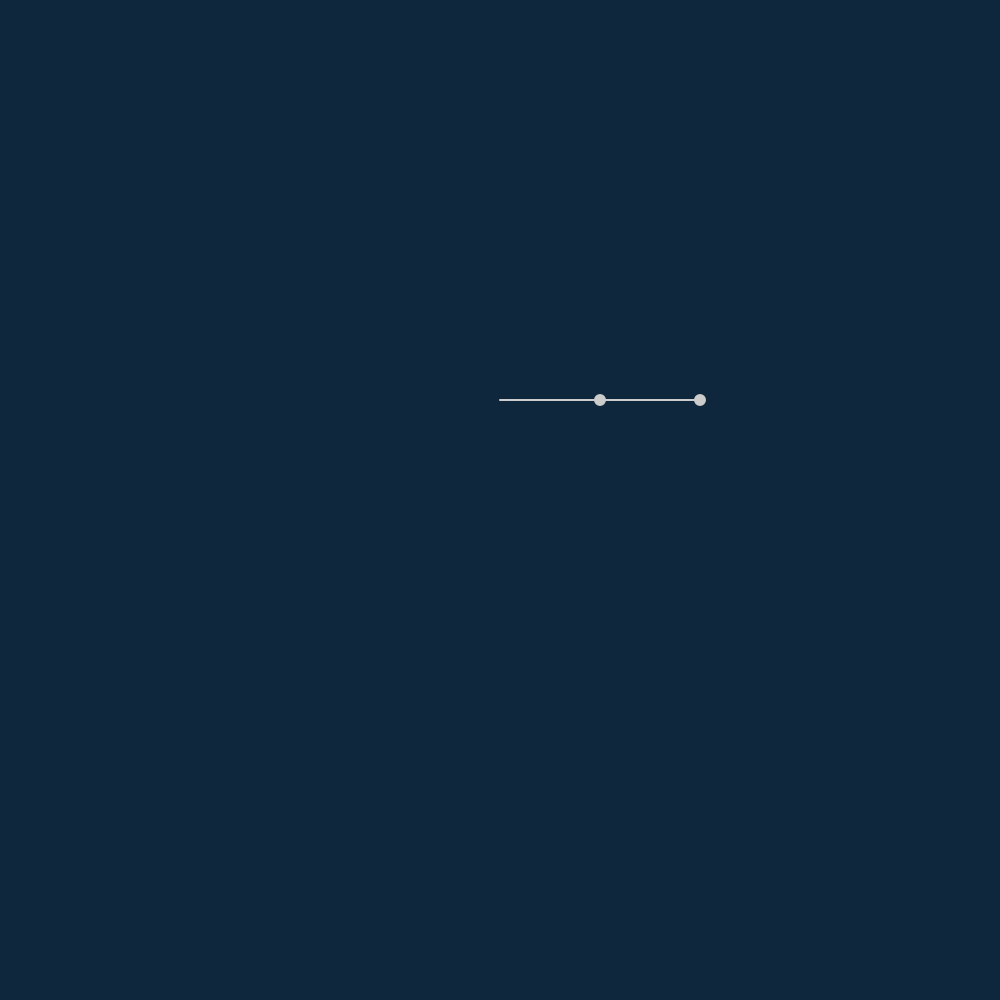
Frame 1 (no input)
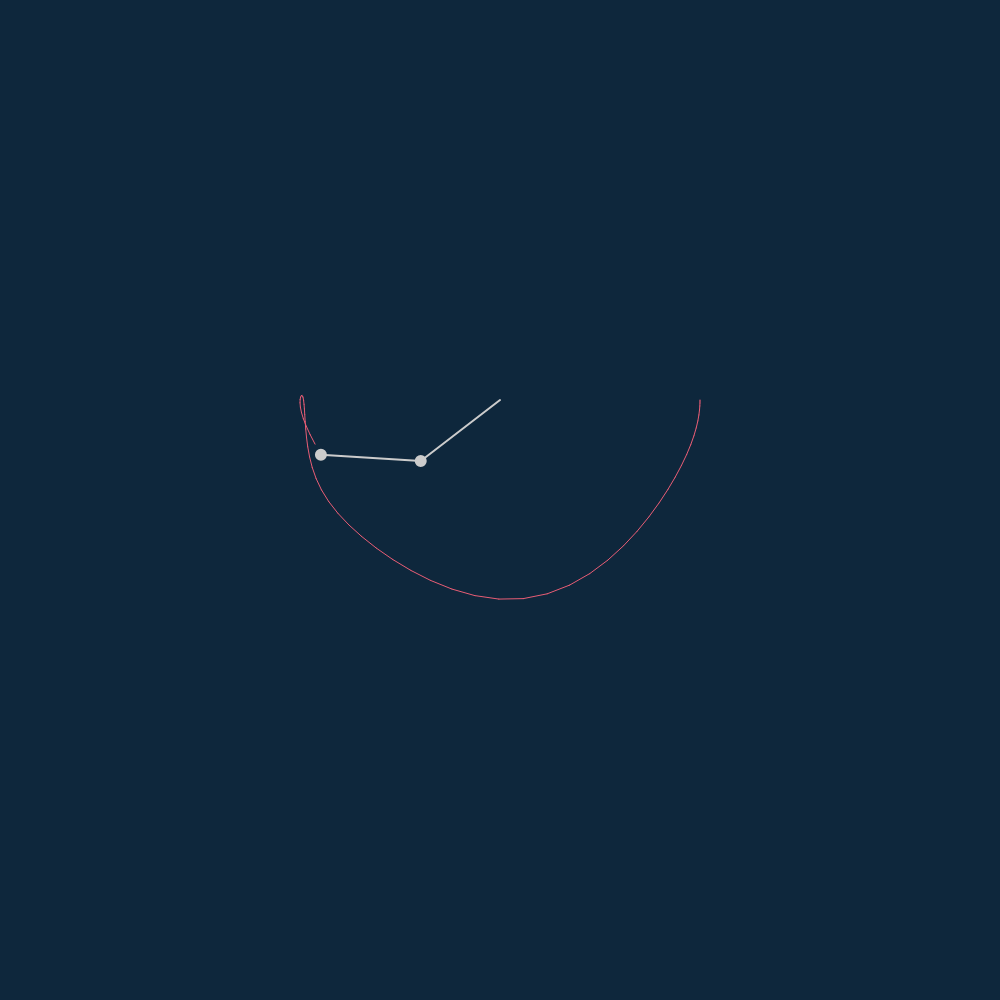
Frame 60 (no input)
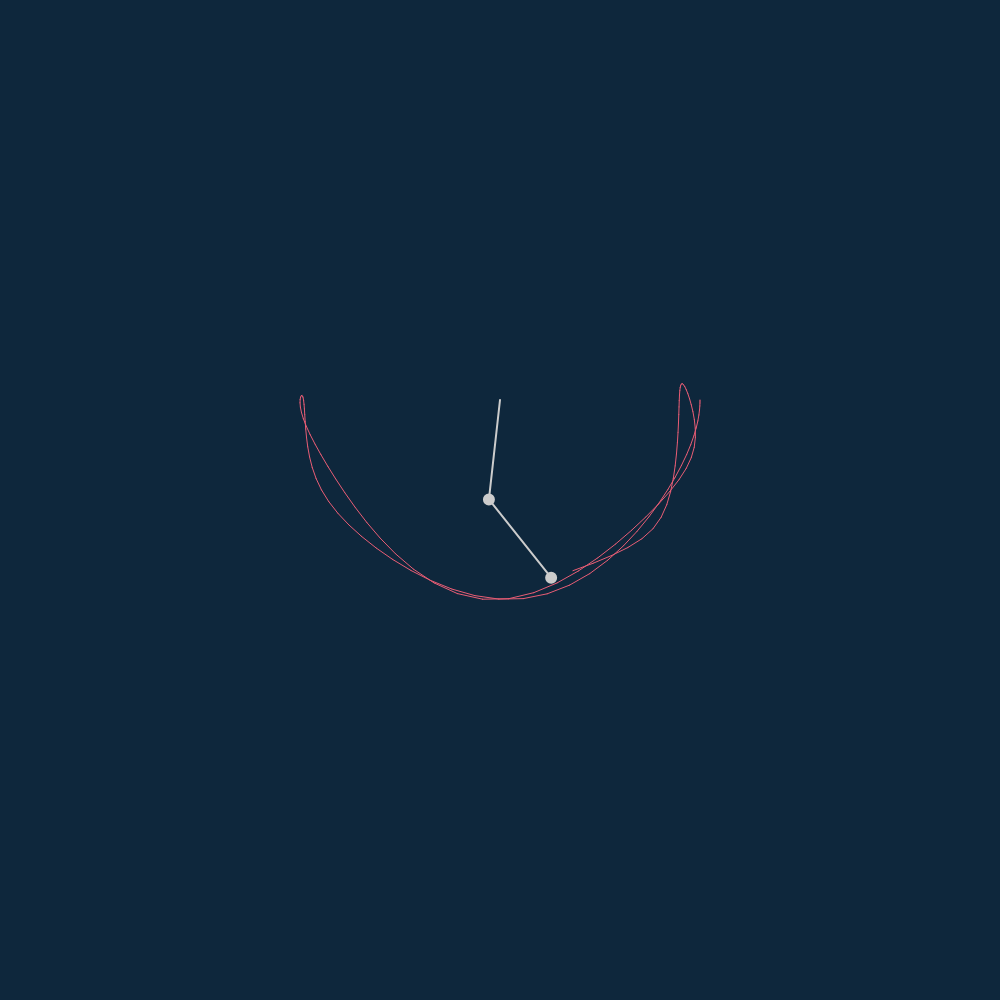
Frame 120 (the mouse pressed at the canvas centre since frame 60)

The p5.js sketch that drew these frames (run headless with seeded random() and noise() and a simulated clock; from frame 60 on, the mouse is pressed at the canvas centre):

// p5.js sketch
// ── sketch.js
let l1 = 100;
let l2 = 100;
let m1 = 10;
let m2 = 10;
let a1 = 0;
let a2 = 0;
let a1_v = 0;
let a2_v = 0;

let px2 = -1;
let py2 = -1;
let g = 1;

function setup() {
  createCanvas(1000, 1000);

  a1 = PI / 2;
  a2 = PI / 2;

  buffer = createGraphics(width, height);
  buffer.background(14, 39, 60);
  buffer.translate(500, 400);
}

function draw() {
  // https://www.myphysicslab.com/pendulum/double-pendulum-en.html
  let num1 =
    -g * (2 * m1 + m2) * sin(a1) -
    m2 * g * sin(a1 - 2 * a2) -
    2 * sin(a1 - a2) * m2 * (a2_v ** 2 * l2 + a1_v ** 2 * l1 * cos(a1 - a2));
  let den1 = l1 * (2 * m1 + m2 - m2 * cos(2 * a1 - 2 * a2));
  let a1_a = num1 / den1;

  let num2 =
    2 *
    sin(a1 - a2) *
    (a1_v ** 2 * l1 * (m1 + m2) +
      g * (m1 + m2) * cos(a1) +
      a2_v ** 2 * l2 * m2 * cos(a1 - a2));
  let den2 = l2 * (2 * m1 + m2 - m2 * cos(2 * a1 - 2 * a2));
  let a2_a = num2 / den2;

  background(14, 39, 60);
  image(buffer, 0, 0, width, height);

  stroke(204, 204, 204);
  strokeWeight(2);

  translate(500, 400);

  let x1 = l1 * sin(a1);
  let x2 = x1 + l2 * sin(a2);
  let y1 = l1 * cos(a1);
  let y2 = y1 + l2 * cos(a2);

  line(0, 0, x1, y1);
  fill(204, 204, 204);
  line(x1, y1, x2, y2);
  fill(204, 204, 204);
  ellipse(x1, y1, m1, m1);
  ellipse(x2, y2, m1, m1);

  a1_v += a1_a;
  a2_v += a2_a;
  a1 += a1_v;
  a2 += a2_v;

  buffer.stroke(232, 93, 117);
  if (frameCount > 1) {
    buffer.line(px2, py2, x2, y2);
  }

  px2 = x2;
  py2 = y2;
}
